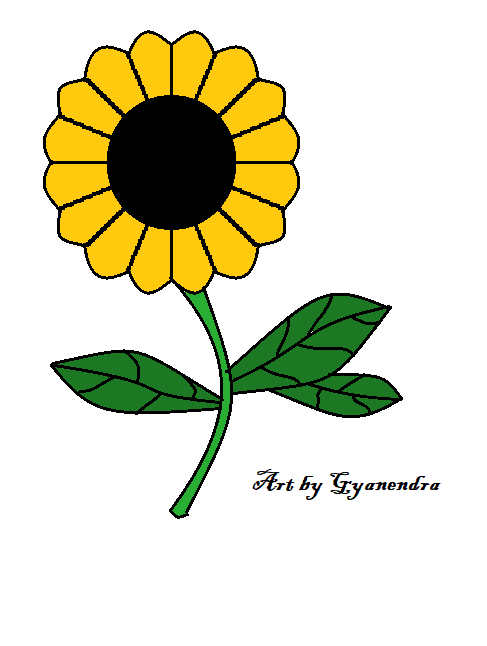
#> input picture Collection_image/My_Creation_SunFlower_cut.png, 487 x 646 px, found by its file name
$ python 03_save_image.py
#> lines starting #> are read from the running program, lines starting #| are printed output that depends on the picture
import cv2
#  load the image
image = cv2.imread("My_Creation_SunFlower_cut.png",0) # 1 -> color, 2 -> grayscale, -1 -> unchanged(Default)
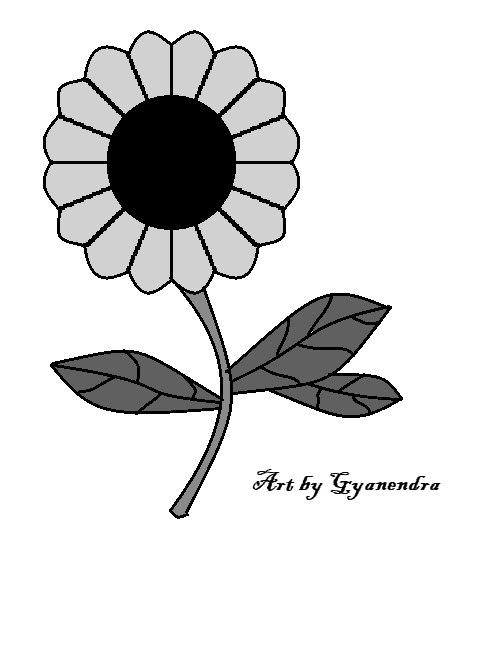
#> image: shape (646, 487); min 0, max 255, mean 219.4

if image is None:
    print('Error loading , Please check the path')
else:
    print("Load successfully...")
    success = cv2.imwrite("output.jpg", image) # Store the image into local storage
    if success:
        print("Image saved successfully on \'output.jpg' name")
    else:
        print('Error while saving...')
    cv2.destroyAllWindows()
